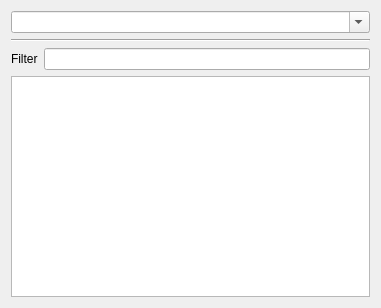
<?xml version="1.0" encoding="UTF-8"?>
<ui version="4.0">
 <class>ProjectBuildingBlocksDlg</class>
 <widget class="QDialog" name="ProjectBuildingBlocksDlg">
  <property name="geometry">
   <rect>
    <x>0</x>
    <y>0</y>
    <width>381</width>
    <height>308</height>
   </rect>
  </property>
  <property name="windowTitle">
   <string>Dialog</string>
  </property>
  <layout class="QVBoxLayout" name="verticalLayout">
   <item>
    <widget class="QComboBox" name="comboProjects">
     <property name="editable">
      <bool>true</bool>
     </property>
     <property name="insertPolicy">
      <enum>QComboBox::InsertAtCurrent</enum>
     </property>
     <property name="duplicatesEnabled">
      <bool>true</bool>
     </property>
    </widget>
   </item>
   <item>
    <widget class="Line" name="line">
     <property name="orientation">
      <enum>Qt::Horizontal</enum>
     </property>
    </widget>
   </item>
   <item>
    <layout class="QHBoxLayout" name="horizontalLayout">
     <item>
      <widget class="QLabel" name="label_2">
       <property name="text">
        <string>Filter</string>
       </property>
      </widget>
     </item>
     <item>
      <widget class="QLineEdit" name="editFilter"/>
     </item>
    </layout>
   </item>
   <item>
    <widget class="QListView" name="bbListView"/>
   </item>
  </layout>
 </widget>
 <resources/>
 <connections/>
</ui>
